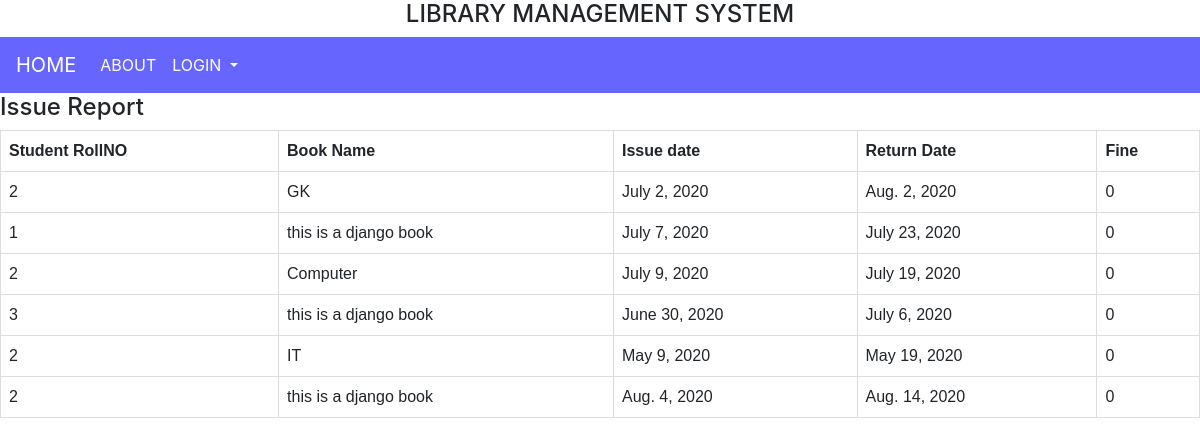
The app's page /basic/issue_list/ with its own data.
### appERP/models.py (models this page shows, shortened)
class IssueBook(models.Model):
    issueRollno=models.ForeignKey(Student,on_delete=models.CASCADE)
    issueBookName=models.ForeignKey(BookStore,on_delete=models.CASCADE)
    issue_date=models.DateField(default=timezone.now)
    return_date = models.DateField(default=timezone.now()+datetime.timedelta(10))
    fine = models.PositiveIntegerField(blank=True,default=0)

class Student(models.Model):
    student_rollno=models.CharField(max_length=200,primary_key=True,unique=True)
    student_name=models.CharField(max_length=200)
    student_email=models.EmailField(max_length=200)
    student_phone_number= models.CharField(max_length=12)
    student_course=models.ForeignKey(Course,on_delete=models.CASCADE)
    student_DOB=models.CharField(max_length=200)
    student_admissiondate=models.CharField(max_length=200)
    student_address=models.CharField(max_length=200)
    def __str__(self):
        return self.student_rollno

class BookStore(models.Model):
    book_name=models.CharField(max_length=200)
    book_author=models.ForeignKey(Author,on_delete=models.CASCADE)
    book_publisher=models.ForeignKey(Publisher,on_delete=models.CASCADE)
    book_language=models.ForeignKey(Language,on_delete=models.CASCADE)
    book_genre=models.ForeignKey(Genre,on_delete=models.CASCADE)
    book_ISBN=models.CharField(max_length=200)
    book_copies=models.PositiveIntegerField()
    book_price=models.PositiveIntegerField()
    book_description=models.CharField(max_length=200)
    def __str__(self):
        return self.book_name

### appERP/views.py (the view)
# urls.py: path('issue_list/', views.IssueBookListView.as_view(), name='issue_list'),
class IssueBookListView(ListView):
    model = IssueBook
    context_object_name = 'issue_list'
    template_name = 'issue_list.html'

### templates/issue_list.html (shortened to what this page needs)
<!DOCTYPE html>
{% extends 'admin_basic_page.html' %}
{% block body_block %}
<head>
</head>
<body>
<h4>Issue Report</h4>
<table>
  <tr>
    <th> Student RollNO </th>
    <th> Book Name </th>
      <th>Issue date </th>
      <th>Return Date</th>
        <th>Fine</th>
  </tr>
   {% for i in issue_list %}
    <tr>
    <td>{{ i.issueRollno }}</td>
    <td>{{ i.issueBookName }}</td>
    <td>{{ i.issue_date }}</td>
        <td>{{i.return_date}}</td>
    <td>{{i.fine}}</td>
  </tr>
    {% endfor %}
</table>
</body>
{% endblock %}

### templates/issue_list.html (style rules this page uses)
table { font-family: arial, sans-serif; border-collapse: collapse; width: 100%; }
td, th { border: 1px solid #dddddd; text-align: left; padding: 8px; }

### records on screen
IssueBook: issueRollno "2", issueBookName "GK", issue_date "July 2, 2020", return_date "Aug. 2, 2020", fine "0"
IssueBook: issueRollno "1", issueBookName "this is a django book", issue_date "July 7, 2020", return_date "July 23, 2020", fine "0"
IssueBook: issueRollno "2", issueBookName "Computer", issue_date "July 9, 2020", return_date "July 19, 2020", fine "0"
IssueBook: issueRollno "3", issueBookName "this is a django book", issue_date "June 30, 2020", return_date "July 6, 2020", fine "0"
IssueBook: issueRollno "2", issueBookName "IT", issue_date "May 9, 2020", return_date "May 19, 2020", fine "0"
IssueBook: issueRollno "2", issueBookName "this is a django book", issue_date "Aug. 4, 2020", return_date "Aug. 14, 2020", fine "0"
